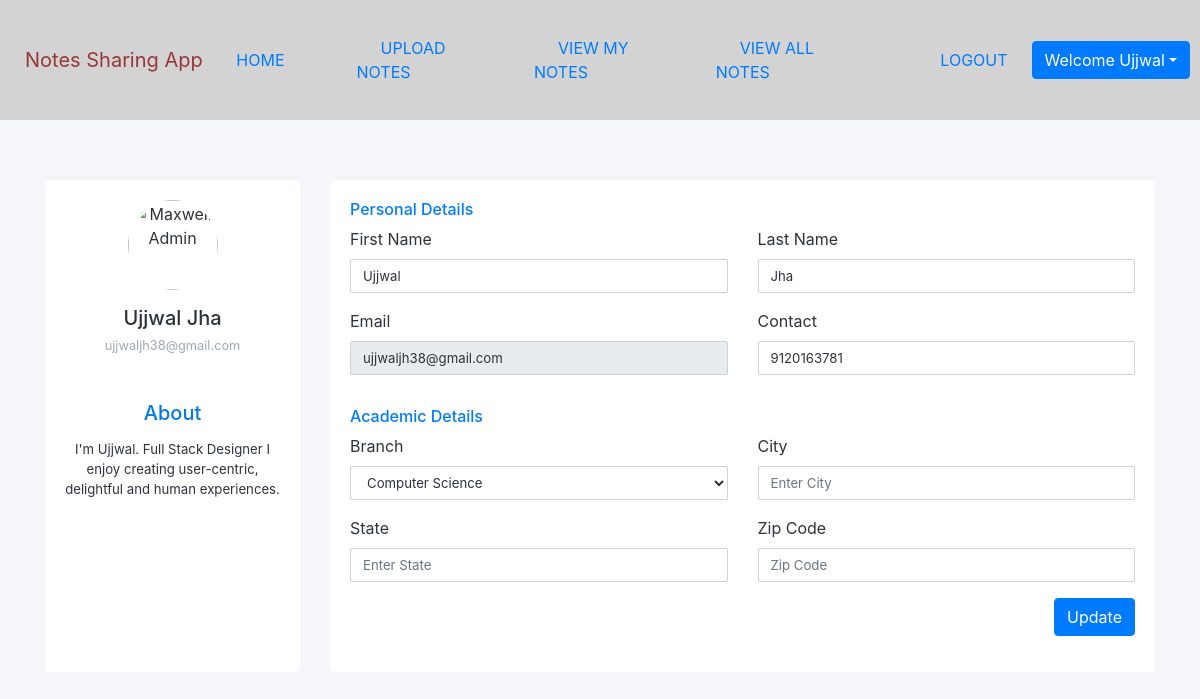
Screenshot of /edit_profile (signed in) with the database file from the repository.
### notes/models.py (models this page shows, shortened)
class Signup(models.Model):
    user = models.ForeignKey(User, on_delete=models.CASCADE)
    contact = models.CharField(max_length=10,null=True)
    branch = models.CharField(max_length=30)
    role = models.CharField(max_length=15)

### notes/views.py (the view, shortened to what this page needs)
# urls.py: path('edit_profile',edit_profile,name='edit_profile'),
def edit_profile(request):
    if not request.user.is_authenticated:
        return redirect('login')
    user = User.objects.get(id=request.user.id)
    data = Signup.objects.get(user = user)
    error = False
    d = {'data':data,'user':user,'error':error}
    return render(request,'edit_profile.html',d)

### notes/templates/edit_profile.html (shortened to what this page needs)
{% extends 'usernavigation.html' %}
{% load static %}
{% block body %}
<div class="container">
    <div class="row gutters">
    <div class="col-xl-3 col-lg-3 col-md-12 col-sm-12 col-12">
    <div class="card h-100">
        <div class="card-body">
            <div class="account-settings">
                <div class="user-profile">
                    <div class="user-avatar">
                        <img src="https://bootdey.com/img/Content/avatar/avatar7.png" alt="Maxwell Admin">
                    </div>
                    <h5 class="user-name">{{data.user.first_name}} {{data.user.last_name}}</h5>
                    <h6 class="user-email">{{data.user.username}}</h6>
                </div>
                <div class="about">
                    <h5>About</h5>
                    <p>I'm {{data.user.first_name}}. Full Stack Designer I enjoy creating user-centric, delightful and human experiences.</p>
                </div>
            </div>
        </div>
    </div>
    </div>
    <div class="col-xl-9 col-lg-9 col-md-12 col-sm-12 col-12">
        <form method="post">
    <div class="card h-100">
        <div class="card-body">
            <div class="row gutters">
                <div class="col-xl-12 col-lg-12 col-md-12 col-sm-12 col-12">
                    <h6 class="mb-2 text-primary">Personal Details</h6>
                </div>
                <div class="col-xl-6 col-lg-6 col-md-6 col-sm-6 col-12">
                    <div class="form-group">
                        <label for="fullName">First Name</label>
                        <input type="text" class="form-control" value="{{data.user.first_name}}" name="firstname">
                    </div>
                </div>
                <div class="col-xl-6 col-lg-6 col-md-6 col-sm-6 col-12">
                    <div class="form-group">
                        <label for="eMail">Last Name</label>
                        <input type="text" class="form-control" value="{{data.user.last_name}}" name="lastname">
                    </div>
                </div>
                <div class="col-xl-6 col-lg-6 col-md-6 col-sm-6 col-12">
                    <div class="form-group">
                        <label for="phone">Email</label>
                        <input type="text" class="form-control" value="{{data.user.username}}" name="emailid" readonly>
                    </div>
                </div>
                <div class="col-xl-6 col-lg-6 col-md-6 col-sm-6 col-12">
                    <div class="form-group">
                        <label for="website">Contact</label>
                        <input type="text" class="form-control" value="{{data.contact}}" name="contact" >
                    </div>
                </div>
            </div>
            <div class="row gutters">
                <div class="col-xl-12 col-lg-12 col-md-12 col-sm-12 col-12">
                    <h6 class="mt-3 mb-2 text-primary">Academic Details</h6>
                </div>
                <div class="col-xl-6 col-lg-6 col-md-6 col-sm-6 col-12">
                    <div class="form-group">
                        <label for="Street">Branch</label>
                        <select class="form-control"  name="branch" >
                            <option value="Computer Science">Computer Science</option>
                        </select>
                    </div>
                </div>
                <div class="col-xl-6 col-lg-6 col-md-6 col-sm-6 col-12">
                    <div class="form-group">
                        <label for="ciTy">City</label>
                        <input type="name" class="form-control" id="ciTy" placeholder="Enter City">
                    </div>
                </div>
                <div class="col-xl-6 col-lg-6 col-md-6 col-sm-6 col-12">
                    <div class="form-group">
                        <label for="sTate">State</label>
                        <input type="text" class="form-control" id="sTate" placeholder="Enter State">
                    </div>
                </div>
                <div class="col-xl-6 col-lg-6 col-md-6 col-sm-6 col-12">
                    <div class="form-group">
                        <label for="zIp">Zip Code</label>
                        <input type="text" class="form-control" id="zIp" placeholder="Zip Code">
                    </div>
                </div>
            </div>
            <div class="row gutters">
                <div class="col-xl-12 col-lg-12 col-md-12 col-sm-12 col-12">
                    <div class="text-right">
                        <button type="submit" value="update" class="btn btn-primary">Update</button>
                    </div>
                </div>
            </div>
        </div>
    </div>
    </form>
    </div>
    </div>
    </div>
{% endblock %}

### notes/templates/usernavigation.html (shortened to what this page needs)
<html lang="en">
<head>
    {% load static %}
    <link rel="stylesheet" href="https://maxcdn.bootstrapcdn.com/bootstrap/4.3.1/css/bootstrap.min.css">
    <link rel="stylesheet" href="https://use.fontawesome.com/releases/v5.6.3/css/all.css">
    <link rel="stylesheet" href="{% static 'css/mystyle.css' %}">
</head>
<body>
    <div class="fluids">
        <div class="rows"  style="background-color: lightgrey; padding: 10px;">
            <div class="col-1">
                <a class="navbar-brand" href="#">Notes Sharing App</a>
            </div>
            <div class="mylist" >
                <ul class="nv">
                  <li class="btn-link nvi">
                    <a class="btn-link" href="{% url 'profile' %}">HOME</a>
                </li>
                <li class="btn-link nvi">
                  <a class="btn-link" href="{% url 'upload_notes' %}">UPLOAD NOTES</a>
                </li>
                <li class="btn-link nvi">
                  <a class="btn-link" href="{% url 'view_mynotes' %}">VIEW MY NOTES</a>
                </li>
                <li class="btn-link nvi">
                  <a class="btn-link" href="{% url 'viewallnotes' %}">VIEW ALL NOTES</a>
                </li>
                </ul>
            </div>
            <div class="nv">
            <li class="navbar-item">
              <a class="btn-link" href="{% url 'logout' %}">LOGOUT</a>
            </li>
            <div class="btn-group">
              <button type="button" class="btn btn-primary dropdown-toggle" data-toggle="dropdown">Welcome {{request.user.first_name}}</button>
          </div>
        </div>
        </div>
    </div>
</body>
</html>
{% block body %}
{% endblock %}

### notes/templates/usernavigation.html (style rules this page uses)
.nv { margin-left: 40px; }
.btn-link { padding: 10px 24px; }
.fluids { position: fixed; top: 0; bottom: 0; right: 0; left: 0; box-shadow:0px 0px 8px 0px rgba(98, 127, 172, 0.20); }
.navbar-brand { color: #983737; }
.mylist { margin-top: 16px; }
.rows { display: flex; align-items: center; justify-content: space-between; }
.nv { display: flex; align-items: center; flex-direction: row; justify-content: space-between; list-style-type: none }

### notes/templates/edit_profile.html (style rules this page uses)
body { margin-top: 140px; padding-top: 40px; color: #2e323c; background: #f5f6fa; position: relative; height: 80%; }
.account-settings .user-profile { margin: 0 0 1rem 0; padding-bottom: 1rem; text-align: center; }
.account-settings .user-profile .user-avatar { margin: 0 0 1rem 0; }
.account-settings .user-profile .user-avatar img { width: 90px; height: 90px; -webkit-border-radius: 100px; -moz-border-radius: 100px; border-radius: 100px; }
.account-settings .user-profile h5.user-name { margin: 0 0 0.5rem 0; }
.account-settings .user-profile h6.user-email { margin: 0; font-size: 0.8rem; font-weight: 400; color: #9fa8b9; }
.account-settings .about { margin: 2rem 0 0 0; text-align: center; }
.account-settings .about h5 { margin: 0 0 15px 0; color: #007ae1; }
.account-settings .about p { font-size: 0.825rem; }
.form-control { border: 1px solid #cfd1d8; -webkit-border-radius: 2px; -moz-border-radius: 2px; border-radius: 2px; font-size: .825rem; background: #ffffff; color: #2e323c; }
.card { background: #ffffff; -webkit-border-radius: 5px; -moz-border-radius: 5px; border-radius: 5px; border: 0; margin-bottom: 1rem; }

### rows the page displays
Signup: user.first_name "Ujjwal", user.last_name "Jha", user.username "ujjwaljh38@gmail.com", firstname "Ujjwal", lastname "Jha", emailid "ujjwaljh38@gmail.com", contact "9120163781"

### other values shown
{{ request.user.first_name }} "Ujjwal"
